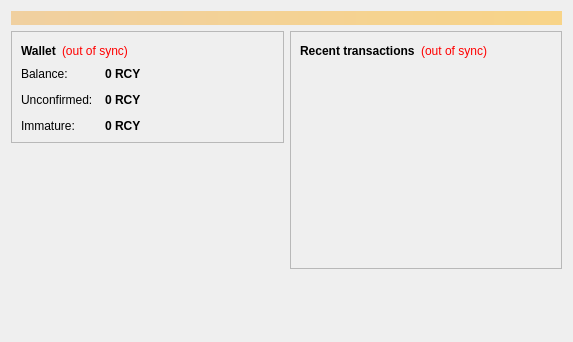
<?xml version="1.0" encoding="UTF-8"?>
<ui version="4.0">
 <class>OverviewPage</class>
 <widget class="QWidget" name="OverviewPage">
  <property name="geometry">
   <rect>
    <x>0</x>
    <y>0</y>
    <width>573</width>
    <height>342</height>
   </rect>
  </property>
  <property name="windowTitle">
   <string>Form</string>
  </property>
  <layout class="QVBoxLayout" name="topLayout">
   <item>
    <widget class="QLabel" name="labelAlerts">
     <property name="visible">
      <bool>false</bool>
     </property>
     <property name="styleSheet">
      <string notr="true">background-color: qlineargradient(x1: 0, y1: 0, x2: 1, y2: 0, stop:0 #F0D0A0, stop:1 #F8D488); color:#000000;</string>
     </property>
     <property name="wordWrap">
      <bool>true</bool>
     </property>
     <property name="margin">
      <number>3</number>
     </property>
    </widget>
   </item>
   <item>
    <layout class="QHBoxLayout" name="horizontalLayout" stretch="1,1">
     <item>
      <layout class="QVBoxLayout" name="verticalLayout_2">
       <item>
        <widget class="QFrame" name="frame">
         <property name="frameShape">
          <enum>QFrame::StyledPanel</enum>
         </property>
         <property name="frameShadow">
          <enum>QFrame::Raised</enum>
         </property>
         <layout class="QVBoxLayout" name="verticalLayout_4">
          <item>
           <layout class="QHBoxLayout" name="horizontalLayout_4">
            <item>
             <widget class="QLabel" name="label_5">
              <property name="font">
               <font>
                <weight>75</weight>
                <bold>true</bold>
               </font>
              </property>
              <property name="text">
               <string>Wallet</string>
              </property>
             </widget>
            </item>
            <item>
             <widget class="QLabel" name="labelWalletStatus">
              <property name="toolTip">
               <string>The displayed information may be out of date. Your wallet automatically synchronizes with the Recyclecoin network after a connection is established, but this process has not completed yet.</string>
              </property>
              <property name="styleSheet">
               <string notr="true">QLabel { color: red; }</string>
              </property>
              <property name="text">
               <string notr="true">(out of sync)</string>
              </property>
              <property name="alignment">
               <set>Qt::AlignLeading|Qt::AlignLeft|Qt::AlignVCenter</set>
              </property>
             </widget>
            </item>
            <item>
             <spacer name="horizontalSpacer_2">
              <property name="orientation">
               <enum>Qt::Horizontal</enum>
              </property>
              <property name="sizeHint" stdset="0">
               <size>
                <width>40</width>
                <height>20</height>
               </size>
              </property>
             </spacer>
            </item>
           </layout>
          </item>
          <item>
           <layout class="QFormLayout" name="formLayout_2">
            <property name="fieldGrowthPolicy">
             <enum>QFormLayout::AllNonFixedFieldsGrow</enum>
            </property>
            <property name="horizontalSpacing">
             <number>12</number>
            </property>
            <property name="verticalSpacing">
             <number>12</number>
            </property>
            <item row="0" column="0">
             <widget class="QLabel" name="label">
              <property name="text">
               <string>Balance:</string>
              </property>
             </widget>
            </item>
            <item row="0" column="1">
             <widget class="QLabel" name="labelBalance">
              <property name="font">
               <font>
                <weight>75</weight>
                <bold>true</bold>
               </font>
              </property>
              <property name="cursor">
               <cursorShape>IBeamCursor</cursorShape>
              </property>
              <property name="toolTip">
               <string>Your current balance</string>
              </property>
              <property name="text">
               <string notr="true">0 RCY</string>
              </property>
              <property name="textInteractionFlags">
               <set>Qt::LinksAccessibleByMouse|Qt::TextSelectableByKeyboard|Qt::TextSelectableByMouse</set>
              </property>
             </widget>
            </item>
            <item row="1" column="0">
             <widget class="QLabel" name="label_3">
              <property name="text">
               <string>Unconfirmed:</string>
              </property>
             </widget>
            </item>
            <item row="1" column="1">
             <widget class="QLabel" name="labelUnconfirmed">
              <property name="font">
               <font>
                <weight>75</weight>
                <bold>true</bold>
               </font>
              </property>
              <property name="cursor">
               <cursorShape>IBeamCursor</cursorShape>
              </property>
              <property name="toolTip">
               <string>Total of transactions that have yet to be confirmed, and do not yet count toward the current balance</string>
              </property>
              <property name="text">
               <string notr="true">0 RCY</string>
              </property>
              <property name="textInteractionFlags">
               <set>Qt::LinksAccessibleByMouse|Qt::TextSelectableByKeyboard|Qt::TextSelectableByMouse</set>
              </property>
             </widget>
            </item>
            <item row="2" column="0">
             <widget class="QLabel" name="labelImmatureText">
              <property name="text">
               <string>Immature:</string>
              </property>
             </widget>
            </item>
            <item row="2" column="1">
             <widget class="QLabel" name="labelImmature">
              <property name="font">
               <font>
                <weight>75</weight>
                <bold>true</bold>
               </font>
              </property>
              <property name="toolTip">
               <string>Mined balance that has not yet matured</string>
              </property>
              <property name="text">
               <string notr="true">0 RCY</string>
              </property>
              <property name="textInteractionFlags">
               <set>Qt::LinksAccessibleByMouse|Qt::TextSelectableByKeyboard|Qt::TextSelectableByMouse</set>
              </property>
             </widget>
            </item>
           </layout>
          </item>
         </layout>
        </widget>
       </item>
       <item>
        <spacer name="verticalSpacer">
         <property name="orientation">
          <enum>Qt::Vertical</enum>
         </property>
         <property name="sizeHint" stdset="0">
          <size>
           <width>20</width>
           <height>40</height>
          </size>
         </property>
        </spacer>
       </item>
      </layout>
     </item>
     <item>
      <layout class="QVBoxLayout" name="verticalLayout_3">
       <item>
        <widget class="QFrame" name="frame_2">
         <property name="frameShape">
          <enum>QFrame::StyledPanel</enum>
         </property>
         <property name="frameShadow">
          <enum>QFrame::Raised</enum>
         </property>
         <layout class="QVBoxLayout" name="verticalLayout">
          <item>
           <layout class="QHBoxLayout" name="horizontalLayout_2">
            <item>
             <widget class="QLabel" name="label_4">
              <property name="text">
               <string>&lt;b&gt;Recent transactions&lt;/b&gt;</string>
              </property>
             </widget>
            </item>
            <item>
             <widget class="QLabel" name="labelTransactionsStatus">
              <property name="toolTip">
               <string>The displayed information may be out of date. Your wallet automatically synchronizes with the Recyclecoin network after a connection is established, but this process has not completed yet.</string>
              </property>
              <property name="styleSheet">
               <string notr="true">QLabel { color: red; }</string>
              </property>
              <property name="text">
               <string notr="true">(out of sync)</string>
              </property>
              <property name="alignment">
               <set>Qt::AlignRight|Qt::AlignTrailing|Qt::AlignVCenter</set>
              </property>
             </widget>
            </item>
            <item>
             <spacer name="horizontalSpacer">
              <property name="orientation">
               <enum>Qt::Horizontal</enum>
              </property>
              <property name="sizeHint" stdset="0">
               <size>
                <width>40</width>
                <height>20</height>
               </size>
              </property>
             </spacer>
            </item>
           </layout>
          </item>
          <item>
           <widget class="QListView" name="listTransactions">
            <property name="styleSheet">
             <string notr="true">QListView { background: transparent; }</string>
            </property>
            <property name="frameShape">
             <enum>QFrame::NoFrame</enum>
            </property>
            <property name="verticalScrollBarPolicy">
             <enum>Qt::ScrollBarAlwaysOff</enum>
            </property>
            <property name="horizontalScrollBarPolicy">
             <enum>Qt::ScrollBarAlwaysOff</enum>
            </property>
            <property name="selectionMode">
             <enum>QAbstractItemView::NoSelection</enum>
            </property>
           </widget>
          </item>
         </layout>
        </widget>
       </item>
       <item>
        <spacer name="verticalSpacer_2">
         <property name="orientation">
          <enum>Qt::Vertical</enum>
         </property>
         <property name="sizeHint" stdset="0">
          <size>
           <width>20</width>
           <height>40</height>
          </size>
         </property>
        </spacer>
       </item>
      </layout>
     </item>
    </layout>
   </item>
  </layout>
 </widget>
 <resources/>
 <connections/>
</ui>
